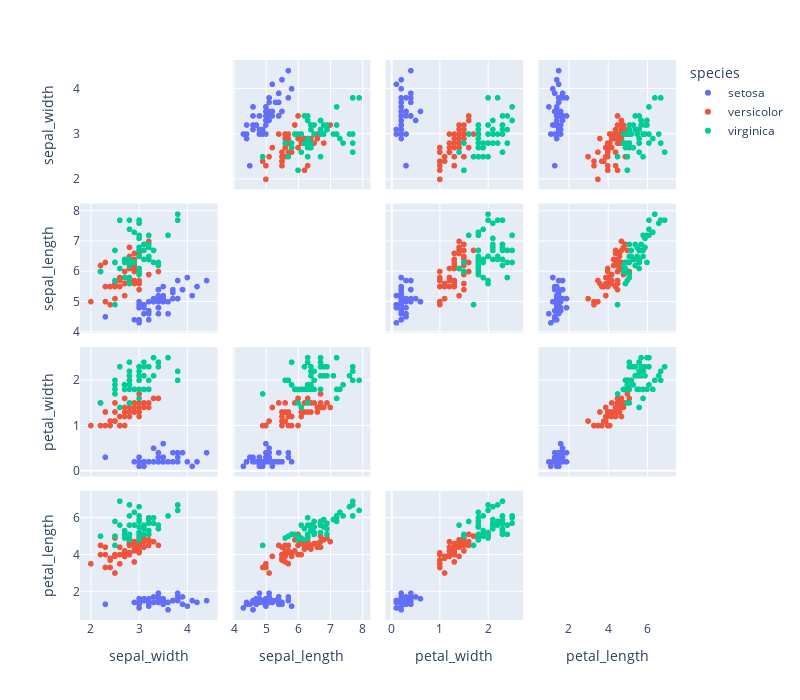

The notebook cell this image was saved under:
### Code cell
# pairwise scatter plots
df = px.data.iris()
features = ["sepal_width", "sepal_length", "petal_width", "petal_length"]

fig = px.scatter_matrix(
    df,
    dimensions=features,
    color="species",
    width=800, height=700
)

fig.update_traces(diagonal_visible=False)
fig.show()

### Figure 1 — Plotly figure (JSON) as saved in the notebook; plotly's stock layout.template omitted (floating-point values rounded to 4 significant figures)
{"data": [{"diagonal": {"visible": false}, "dimensions": [{"axis": {"matches": true}, "label": "sepal_width", "values": [3.5, 3, 3.2, 3.1, 3.6, 3.9, 3.4, 3.4, 2.9, 3.1, 3.7, 3.4, 3, 3, 4, 4.4, 3.9, 3.5, 3.8, 3.8, 3.4, 3.7, 3.6, 3.3, 3.4, 3, 3.4, 3.5, 3.4, 3.2, 3.1, 3.4, 4.1, 4.2, 3.1, 3.2, 3.5, 3.1, 3, 3.4, 3.5, 2.3, 3.2, 3.5, 3.8, 3, 3.8, 3.2, 3.7, 3.3]}, {"axis": {"matches": true}, "label": "sepal_length", "values": [5.1, 4.9, 4.7, 4.6, 5, 5.4, 4.6, 5, 4.4, 4.9, 5.4, 4.8, 4.8, 4.3, 5.8, 5.7, 5.4, 5.1, 5.7, 5.1, 5.4, 5.1, 4.6, 5.1, 4.8, 5, 5, 5.2, 5.2, 4.7, 4.8, 5.4, 5.2, 5.5, 4.9, 5, 5.5, 4.9, 4.4, 5.1, 5, 4.5, 4.4, 5, 5.1, 4.8, 5.1, 4.6, 5.3, 5]}, {"axis": {"matches": true}, "label": "petal_width", "values": [0.2, 0.2, 0.2, 0.2, 0.2, 0.4, 0.3, 0.2, 0.2, 0.1, 0.2, 0.2, 0.1, 0.1, 0.2, 0.4, 0.4, 0.3, 0.3, 0.3, 0.2, 0.4, 0.2, 0.5, 0.2, 0.2, 0.4, 0.2, 0.2, 0.2, 0.2, 0.4, 0.1, 0.2, 0.1, 0.2, 0.2, 0.1, 0.2, 0.2, 0.3, 0.3, 0.2, 0.6, 0.4, 0.3, 0.2, 0.2, 0.2, 0.2]}, {"axis": {"matches": true}, "label": "petal_length", "values": [1.4, 1.4, 1.3, 1.5, 1.4, 1.7, 1.4, 1.5, 1.4, 1.5, 1.5, 1.6, 1.4, 1.1, 1.2, 1.5, 1.3, 1.4, 1.7, 1.5, 1.7, 1.5, 1, 1.7, 1.9, 1.6, 1.6, 1.5, 1.4, 1.6, 1.6, 1.5, 1.5, 1.4, 1.5, 1.2, 1.3, 1.5, 1.3, 1.5, 1.3, 1.3, 1.3, 1.6, 1.9, 1.4, 1.6, 1.4, 1.5, 1.4]}], "hovertemplate": "species=setosa<br>%{xaxis.title.text}=%{x}<br>%{yaxis.title.text}=%{y}<extra></extra>", "legendgroup": "setosa", "marker": {"color": "#636efa", "symbol": "circle"}, "name": "setosa", "showlegend": true, "type": "splom"}, {"diagonal": {"visible": false}, "dimensions": [{"axis": {"matches": true}, "label": "sepal_width", "values": [3.2, 3.2, 3.1, 2.3, 2.8, 2.8, 3.3, 2.4, 2.9, 2.7, 2, 3, 2.2, 2.9, 2.9, 3.1, 3, 2.7, 2.2, 2.5, 3.2, 2.8, 2.5, 2.8, 2.9, 3, 2.8, 3, 2.9, 2.6, 2.4, 2.4, 2.7, 2.7, 3, 3.4, 3.1, 2.3, 3, 2.5, 2.6, 3, 2.6, 2.3, 2.7, 3, 2.9, 2.9, 2.5, 2.8]}, {"axis": {"matches": true}, "label": "sepal_length", "values": [7, 6.4, 6.9, 5.5, 6.5, 5.7, 6.3, 4.9, 6.6, 5.2, 5, 5.9, 6, 6.1, 5.6, 6.7, 5.6, 5.8, 6.2, 5.6, 5.9, 6.1, 6.3, 6.1, 6.4, 6.6, 6.8, 6.7, 6, 5.7, 5.5, 5.5, 5.8, 6, 5.4, 6, 6.7, 6.3, 5.6, 5.5, 5.5, 6.1, 5.8, 5, 5.6, 5.7, 5.7, 6.2, 5.1, 5.7]}, {"axis": {"matches": true}, "label": "petal_width", "values": [1.4, 1.5, 1.5, 1.3, 1.5, 1.3, 1.6, 1, 1.3, 1.4, 1, 1.5, 1, 1.4, 1.3, 1.4, 1.5, 1, 1.5, 1.1, 1.8, 1.3, 1.5, 1.2, 1.3, 1.4, 1.4, 1.7, 1.5, 1, 1.1, 1, 1.2, 1.6, 1.5, 1.6, 1.5, 1.3, 1.3, 1.3, 1.2, 1.4, 1.2, 1, 1.3, 1.2, 1.3, 1.3, 1.1, 1.3]}, {"axis": {"matches": true}, "label": "petal_length", "values": [4.7, 4.5, 4.9, 4, 4.6, 4.5, 4.7, 3.3, 4.6, 3.9, 3.5, 4.2, 4, 4.7, 3.6, 4.4, 4.5, 4.1, 4.5, 3.9, 4.8, 4, 4.9, 4.7, 4.3, 4.4, 4.8, 5, 4.5, 3.5, 3.8, 3.7, 3.9, 5.1, 4.5, 4.5, 4.7, 4.4, 4.1, 4, 4.4, 4.6, 4, 3.3, 4.2, 4.2, 4.2, 4.3, 3, 4.1]}], "hovertemplate": "species=versicolor<br>%{xaxis.title.text}=%{x}<br>%{yaxis.title.text}=%{y}<extra></extra>", "legendgroup": "versicolor", "marker": {"color": "#EF553B", "symbol": "circle"}, "name": "versicolor", "showlegend": true, "type": "splom"}, {"diagonal": {"visible": false}, "dimensions": [{"axis": {"matches": true}, "label": "sepal_width", "values": [3.3, 2.7, 3, 2.9, 3, 3, 2.5, 2.9, 2.5, 3.6, 3.2, 2.7, 3, 2.5, 2.8, 3.2, 3, 3.8, 2.6, 2.2, 3.2, 2.8, 2.8, 2.7, 3.3, 3.2, 2.8, 3, 2.8, 3, 2.8, 3.8, 2.8, 2.8, 2.6, 3, 3.4, 3.1, 3, 3.1, 3.1, 3.1, 2.7, 3.2, 3.3, 3, 2.5, 3, 3.4, 3]}, {"axis": {"matches": true}, "label": "sepal_length", "values": [6.3, 5.8, 7.1, 6.3, 6.5, 7.6, 4.9, 7.3, 6.7, 7.2, 6.5, 6.4, 6.8, 5.7, 5.8, 6.4, 6.5, 7.7, 7.7, 6, 6.9, 5.6, 7.7, 6.3, 6.7, 7.2, 6.2, 6.1, 6.4, 7.2, 7.4, 7.9, 6.4, 6.3, 6.1, 7.7, 6.3, 6.4, 6, 6.9, 6.7, 6.9, 5.8, 6.8, 6.7, 6.7, 6.3, 6.5, 6.2, 5.9]}, {"axis": {"matches": true}, "label": "petal_width", "values": [2.5, 1.9, 2.1, 1.8, 2.2, 2.1, 1.7, 1.8, 1.8, 2.5, 2, 1.9, 2.1, 2, 2.4, 2.3, 1.8, 2.2, 2.3, 1.5, 2.3, 2, 2, 1.8, 2.1, 1.8, 1.8, 1.8, 2.1, 1.6, 1.9, 2, 2.2, 1.5, 1.4, 2.3, 2.4, 1.8, 1.8, 2.1, 2.4, 2.3, 1.9, 2.3, 2.5, 2.3, 1.9, 2, 2.3, 1.8]}, {"axis": {"matches": true}, "label": "petal_length", "values": [6, 5.1, 5.9, 5.6, 5.8, 6.6, 4.5, 6.3, 5.8, 6.1, 5.1, 5.3, 5.5, 5, 5.1, 5.3, 5.5, 6.7, 6.9, 5, 5.7, 4.9, 6.7, 4.9, 5.7, 6, 4.8, 4.9, 5.6, 5.8, 6.1, 6.4, 5.6, 5.1, 5.6, 6.1, 5.6, 5.5, 4.8, 5.4, 5.6, 5.1, 5.1, 5.9, 5.7, 5.2, 5, 5.2, 5.4, 5.1]}], "hovertemplate": "species=virginica<br>%{xaxis.title.text}=%{x}<br>%{yaxis.title.text}=%{y}<extra></extra>", "legendgroup": "virginica", "marker": {"color": "#00cc96", "symbol": "circle"}, "name": "virginica", "showlegend": true, "type": "splom"}], "layout": {"dragmode": "select", "height": 700, "legend": {"title": {"text": "species"}, "tracegroupgap": 0}, "margin": {"t": 60}, "width": 800}}
